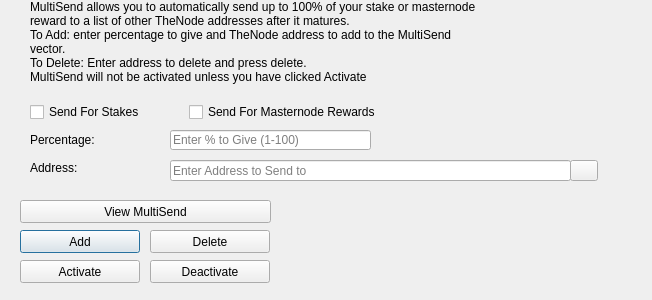
<?xml version="1.0" encoding="UTF-8"?>
<ui version="4.0">
 <class>MultiSendDialog</class>
 <widget class="QDialog" name="MultiSendDialog">
  <property name="windowModality">
   <enum>Qt::NonModal</enum>
  </property>
  <property name="geometry">
   <rect>
    <x>0</x>
    <y>0</y>
    <width>652</width>
    <height>300</height>
   </rect>
  </property>
  <property name="windowTitle">
   <string>MultiSend</string>
  </property>
  <widget class="QLineEdit" name="multiSendPercentEdit">
   <property name="geometry">
    <rect>
     <x>170</x>
     <y>130</y>
     <width>201</width>
     <height>20</height>
    </rect>
   </property>
   <property name="toolTip">
    <string>Enter whole numbers 1 - 100</string>
   </property>
   <property name="placeholderText">
    <string>Enter % to Give (1-100)</string>
   </property>
  </widget>
  <widget class="QLineEdit" name="multiSendAddressEdit">
   <property name="geometry">
    <rect>
     <x>170</x>
     <y>160</y>
     <width>401</width>
     <height>21</height>
    </rect>
   </property>
   <property name="toolTip">
    <string/>
   </property>
   <property name="placeholderText">
    <string>Enter Address to Send to</string>
   </property>
  </widget>
  <widget class="QLabel" name="label_2">
   <property name="geometry">
    <rect>
     <x>30</x>
     <y>0</y>
     <width>451</width>
     <height>121</height>
    </rect>
   </property>
   <property name="lineWidth">
    <number>1</number>
   </property>
   <property name="text">
    <string>MultiSend allows you to automatically send up to 100% of your stake or masternode reward to a list of other TheNode addresses after it matures.
To Add: enter percentage to give and TheNode address to add to the MultiSend vector.
To Delete: Enter address to delete and press delete.
MultiSend will not be activated unless you have clicked Activate</string>
   </property>
   <property name="alignment">
    <set>Qt::AlignLeading|Qt::AlignLeft|Qt::AlignTop</set>
   </property>
   <property name="wordWrap">
    <bool>true</bool>
   </property>
  </widget>
  <widget class="QLabel" name="message">
   <property name="geometry">
    <rect>
     <x>290</x>
     <y>200</y>
     <width>351</width>
     <height>91</height>
    </rect>
   </property>
   <property name="text">
    <string/>
   </property>
  </widget>
  <widget class="QPushButton" name="addButton">
   <property name="geometry">
    <rect>
     <x>20</x>
     <y>230</y>
     <width>120</width>
     <height>23</height>
    </rect>
   </property>
   <property name="toolTip">
    <string/>
   </property>
   <property name="statusTip">
    <string>Add to MultiSend Vector</string>
   </property>
   <property name="text">
    <string>Add</string>
   </property>
  </widget>
  <widget class="QPushButton" name="disableButton">
   <property name="geometry">
    <rect>
     <x>150</x>
     <y>260</y>
     <width>120</width>
     <height>23</height>
    </rect>
   </property>
   <property name="statusTip">
    <string>Deactivate MultiSend</string>
   </property>
   <property name="text">
    <string>Deactivate</string>
   </property>
  </widget>
  <widget class="QPushButton" name="addressBookButton">
   <property name="geometry">
    <rect>
     <x>570</x>
     <y>160</y>
     <width>28</width>
     <height>21</height>
    </rect>
   </property>
   <property name="toolTip">
    <string>Choose an address from the address book</string>
   </property>
   <property name="text">
    <string/>
   </property>
   <property name="icon">
    <iconset resource="../thenode.qrc">
     <normaloff>:/icons/address-book</normaloff>:/icons/address-book</iconset>
   </property>
   <property name="shortcut">
    <string>Alt+A</string>
   </property>
   <property name="autoDefault">
    <bool>false</bool>
   </property>
  </widget>
  <widget class="QLabel" name="label">
   <property name="geometry">
    <rect>
     <x>30</x>
     <y>130</y>
     <width>121</width>
     <height>20</height>
    </rect>
   </property>
   <property name="toolTip">
    <string>Percentage of stake to send</string>
   </property>
   <property name="text">
    <string>Percentage:</string>
   </property>
  </widget>
  <widget class="QLabel" name="label_5">
   <property name="geometry">
    <rect>
     <x>30</x>
     <y>160</y>
     <width>111</width>
     <height>16</height>
    </rect>
   </property>
   <property name="toolTip">
    <string>Address to send portion of stake to</string>
   </property>
   <property name="text">
    <string>Address:</string>
   </property>
  </widget>
  <widget class="QPushButton" name="deleteButton">
   <property name="geometry">
    <rect>
     <x>150</x>
     <y>230</y>
     <width>120</width>
     <height>23</height>
    </rect>
   </property>
   <property name="toolTip">
    <string/>
   </property>
   <property name="statusTip">
    <string>Delete Address From MultiSend Vector</string>
   </property>
   <property name="text">
    <string>Delete</string>
   </property>
  </widget>
  <widget class="QPushButton" name="activateButton">
   <property name="geometry">
    <rect>
     <x>20</x>
     <y>260</y>
     <width>120</width>
     <height>23</height>
    </rect>
   </property>
   <property name="statusTip">
    <string>Activate MultiSend</string>
   </property>
   <property name="text">
    <string>Activate</string>
   </property>
  </widget>
  <widget class="QPushButton" name="viewButton">
   <property name="geometry">
    <rect>
     <x>20</x>
     <y>200</y>
     <width>251</width>
     <height>23</height>
    </rect>
   </property>
   <property name="toolTip">
    <string/>
   </property>
   <property name="statusTip">
    <string>View MultiSend Vector</string>
   </property>
   <property name="text">
    <string>View MultiSend</string>
   </property>
  </widget>
  <widget class="QWidget" name="horizontalLayoutWidget">
   <property name="geometry">
    <rect>
     <x>30</x>
     <y>100</y>
     <width>351</width>
     <height>24</height>
    </rect>
   </property>
   <layout class="QHBoxLayout" name="horizontalLayout">
    <item>
     <widget class="QCheckBox" name="multiSendStakeCheckBox">
      <property name="text">
       <string>Send For Stakes</string>
      </property>
     </widget>
    </item>
    <item>
     <widget class="QCheckBox" name="multiSendMasternodeCheckBox">
      <property name="text">
       <string>Send For Masternode Rewards</string>
      </property>
     </widget>
    </item>
   </layout>
  </widget>
 </widget>
 <resources>
  <include location="../thenode.qrc"/>
 </resources>
 <connections/>
</ui>
